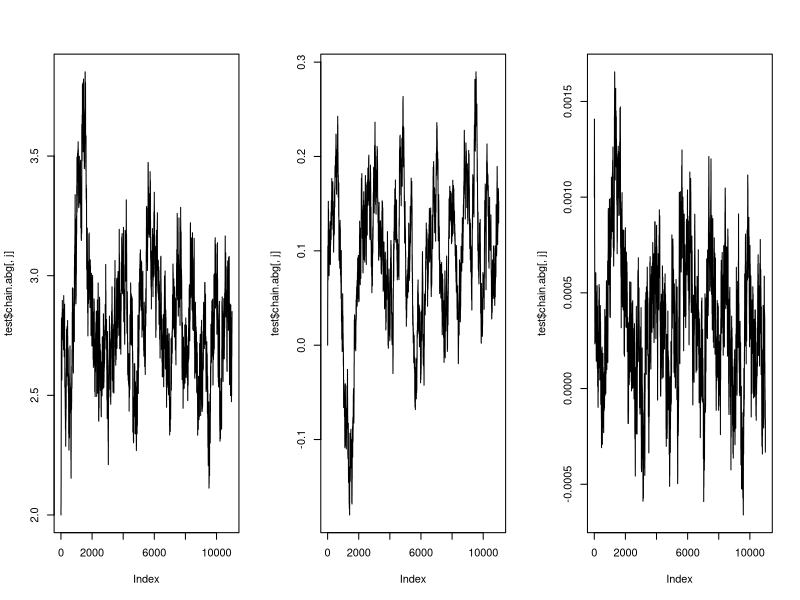
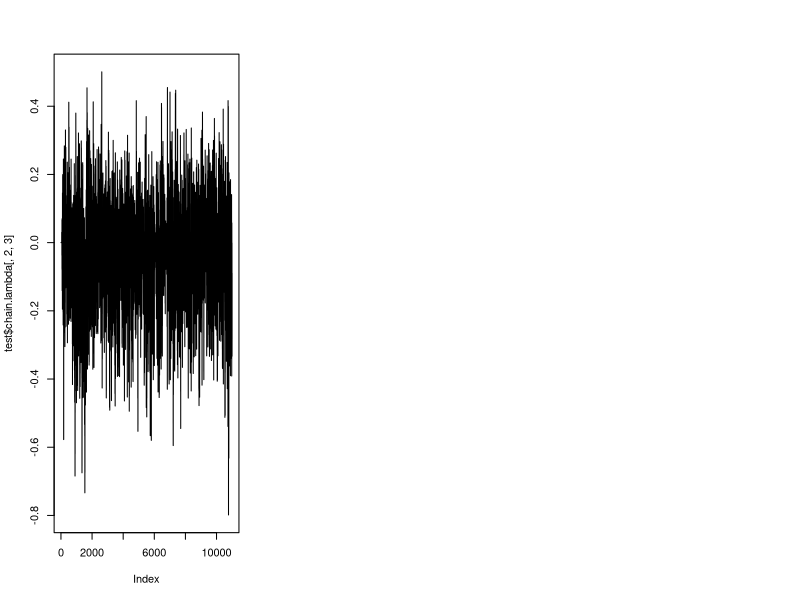
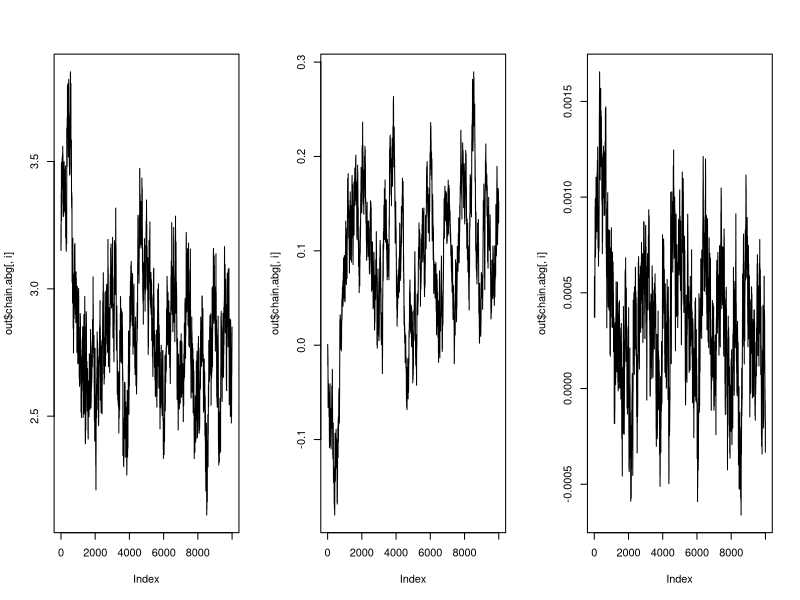
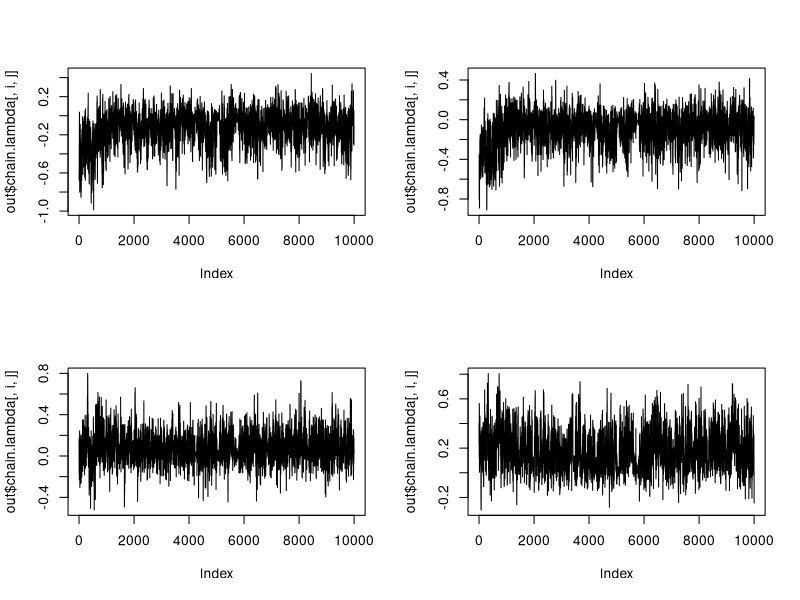
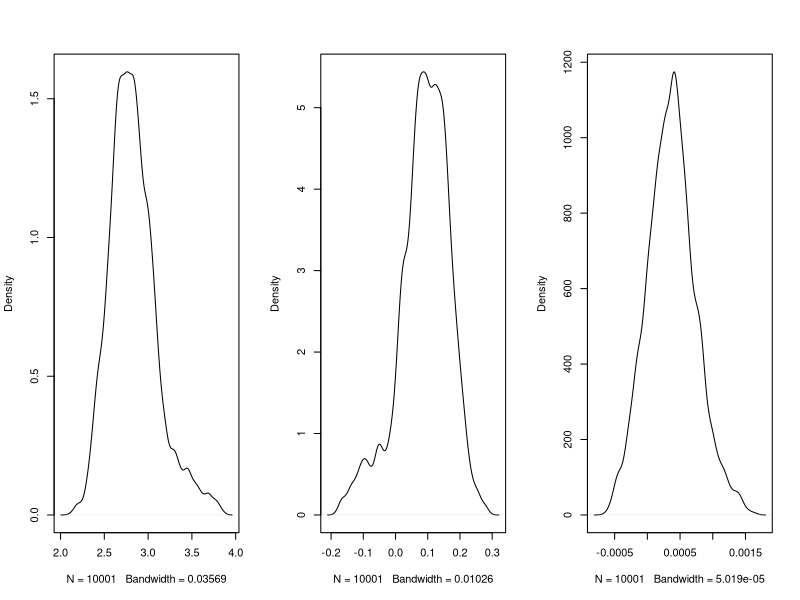
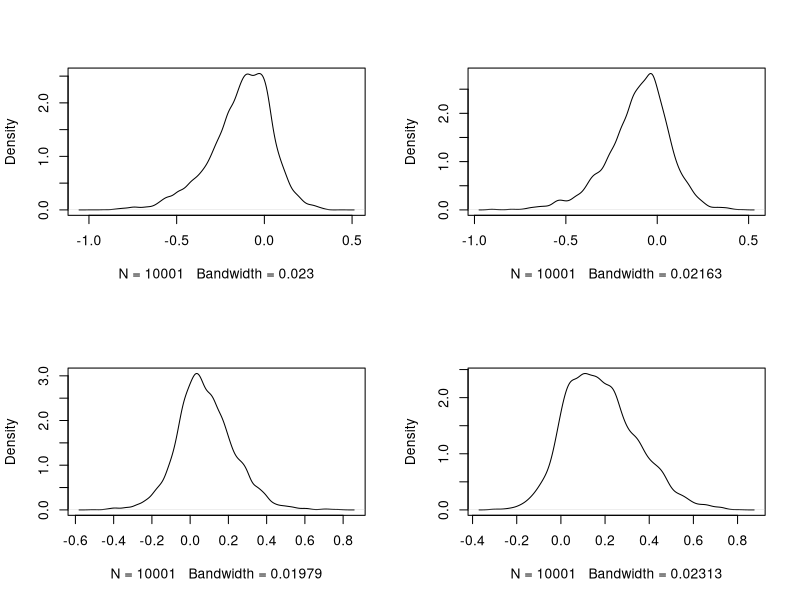
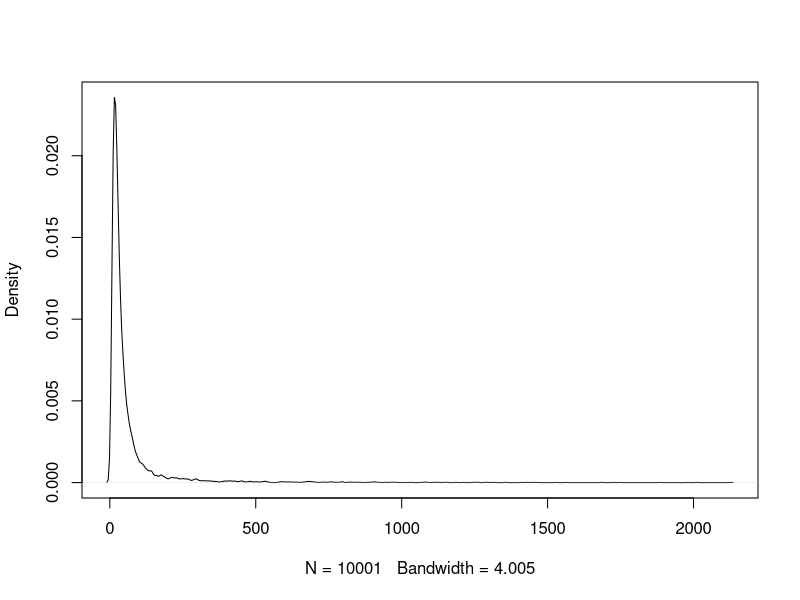
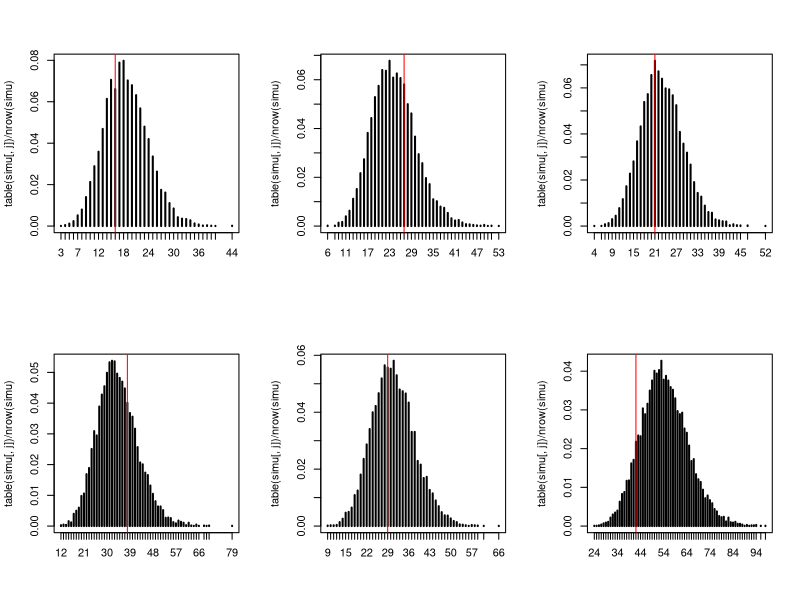

These figures' R source, in order:
#-----------------------data-----------------------

Ndoses = 6
Nplates = 3
y = matrix(c(15, 16, 16, 27, 33, 20, 21, 18, 26, 41, 38, 27, 29, 
             21, 33, 60, 41, 42), ncol = 3, byrow = TRUE)
x = c(0, 10, 33, 100, 333, 1000)

#--------------------------MH------------------------

mu_fn=function(alpha, beta, gamma, x, lambda){
  log.mu = alpha + beta * log(x+10) + gamma*x + lambda
  return(exp(log.mu))
}

salm <- function(nchain, init.abg,init.lambda, init.tau,
                 prop.sd.abg, prop.sd.lambda){
  
  chain.abg = matrix(NA, nchain+1, Nplates)
  colnames(chain.abg) = c('alpha', 'beta', 'gamma')
  
  chain.lambda = array(NA, dim = c(nchain+1, Ndoses, Nplates))  
  ##attention : 1 : nb de lignes
  ## 2 : nb de colonne , 3 : nb de matrices
  
  chain.tau = matrix(NA, nchain+1, 1)
  colnames(chain.tau) = "tau"
  
  #init 
  chain.abg[1,] = init.abg
  chain.lambda[1,,1] = init.lambda[,1]
  chain.lambda[1,,2] = init.lambda[,2]
  chain.lambda[1,,3] = init.lambda[,3]
  #init.lambda doit 
  #etre une matrice de taille Ndoses*Nplates
  chain.tau[1] = init.tau
  
  tau_0 = 10^-6
  
  acc_rates.abg = rep(0, 3)
  acc_rates.lambda = matrix(0, nrow = 6, ncol = 3)

  for (iter in 1:nchain){
    current.abg = chain.abg[iter, ]
    current.lambda = chain.lambda[iter,,]
    current.tau = chain.tau[iter, ]
    
    mu = mu_fn(current.abg[1], current.abg[2], current.abg[3], x, current.lambda)
    
    # MAJ alpha beta gamma
    for(p in 1:3){
      prop = current.abg
      prop[p] = rnorm(1, current.abg[p], prop.sd.abg[p])
      
      mu_prop = mu_fn(prop[1], prop[2], prop[3], x, current.lambda)
      
      top = dnorm(prop[p], 0, sqrt(1/tau_0), log=TRUE)+
        sum(dpois( y, mu_prop, log=TRUE))
      
      bottom = dnorm(current.abg[p], 0, sqrt(1/tau_0), log=TRUE) + 
        sum( dpois( y, mu, log=TRUE))
      
      acc_prob.abg <- exp(top - bottom)
      
      if (runif(1) < acc_prob.abg){
        current.abg[p] <- prop[p]
        mu = mu_prop
        acc_rates.abg[p] = acc_rates.abg[p] + 1
      }
    }
    
    #MAJ tau
    update_shape = 10^-3 + Ndoses*Nplates/2 
    update_rate = sum(colSums(current.lambda^2))/2 + 10^-3
    current.tau = rgamma(1, shape = update_shape, rate = update_rate)
    
    #MAJ lambda
    for (i in 1:Ndoses){
      for(j in 1:Nplates){
        prop = current.lambda
        
        prop[i,j] = rnorm(1, current.lambda[i,j], prop.sd.lambda)
        
        mu_prop =  mu_fn(current.abg[1], current.abg[2], 
                         current.abg[3],x[i] ,prop[i,j])
        
        top = dnorm(prop[i,j],0,sqrt(1/current.tau),log=TRUE)+
          dpois(y[i,j],mu_prop,log=TRUE)
        bottom = dnorm(current.lambda[i,j],0,sqrt(1/current.tau),log=TRUE)+
          dpois(y[i,j],mu[i,j],log=TRUE)
        
        acc.prop.lambda = exp(top - bottom)
        
        if(runif(1) < acc.prop.lambda){
          current.lambda = prop
          mu[i,j] = mu_prop
          acc_rates.lambda[i, j] = acc_rates.lambda[i, j] + 1
        }
      }
    }
    
    chain.tau[iter+1, ] = current.tau
    chain.abg[iter+1, ] = current.abg
    chain.lambda[iter+1,,] = current.lambda
  }

  
  return(list(chain.tau = chain.tau, chain.abg = chain.abg,
              chain.lambda = chain.lambda, acc_rates.abg = acc_rates.abg/nchain,
              acc_rates.lambda = acc_rates.lambda/nchain))
  
}


nchain = 11000
init.abg = c(2, 0, 0.001) # On ne touche plus a ça quoi qu'il arrive !!!!!!!!!
init.lambda = matrix(0, 6, 3)
init.tau = 4

prop.sd.abg = c(0.09, 0.01, 0.0001)
prop.sd.lambda = 0.2 # ça c'est pas mal on laisse !

test = salm(nchain, init.abg, init.lambda, init.tau, prop.sd.abg, prop.sd.lambda)
par(mfrow = c(1,3))
for (j in 1:3){
  plot(test$chain.abg[,j], type = 'l')
}

test$acc_rates.abg

plot(test$chain.lambda[,2,3], type = 'l')

test$acc_rates.lambda

#---------------------------Stats---------------------

## Burning
out <- list(chain.tau = test$chain.tau[-(1:1000),],
            chain.lambda = test$chain.lambda[-(1:1000),,],
            chain.abg = test$chain.abg[-(1:1000),])

## Chaines
# alpha, beta et gamma
par(mfrow = c(1, 3))
for (i in (1:3)){
  plot(out$chain.abg[,i], type = 'l', main = "")
}

# lambda (4)
par(mfrow = c(2, 2))
for (i in (1:2)){
  for (j in (1:2)){
    plot(out$chain.lambda[,i,j], type = 'l', main = "") 
  }
}

## densité
# alpha, beta et gamma
par(mfrow = c(1, 3))
for (i in (1:3)){
  plot(density(out$chain.abg[,i]), main = "")
}

# lambda
par(mfrow = c(2, 2))
for (i in (1:2)){
  for (j in 1:2){
    plot(density(out$chain.lambda[,i,j]), main = "") 
  }
}

# tau
par(mfrow = c(1, 1))
plot(density(out$chain.tau), main = "")

## Adéquation du modèle
# simulation
simu <- matrix(NA, nrow(out$chain.abg), 6)
proba <- matrix(NA, 6, 3)
for (t in 1:nrow(out$chain.abg)){
  estim.abg <- out$chain.abg[t,]
  estim.lambda <- out$chain.lambda[t,,]
  proba <- mu_fn(estim.abg[1], estim.abg[2], estim.abg[3], x, estim.lambda)
  
  simu[t,] <- rpois(6, proba)
}

par(mfrow = c(2, 3))
for (j in 1:6){
  plot(table(simu[,j]) / nrow(simu))
  abline(v = median(y[j,]), col = 'red')
}
# A l'air pas mal

## Evolution
dosage <- log(seq(0.01, 1000, length = 1000))
proba_pl1 <- matrix(NA, nrow(out$chain.abg), length(dosage))
proba_pl2 <- matrix(NA, nrow(out$chain.abg), length(dosage))
proba_pl3 <- matrix(NA, nrow(out$chain.abg), length(dosage))

for (t in 1:nrow(out$chain.abg)){
  estim.abg <- out$chain.abg[t,]
  estim.lambda_pl1 <- out$chain.lambda[t,,1]
  estim.lambda_pl2 <- out$chain.lambda[t,,2]
  estim.lambda_pl3 <- out$chain.lambda[t,,3]

  proba_pl1[t,] <- mu_fn(estim.abg[1], estim.abg[2], estim.abg[3], dosage,
                     estim.lambda_pl1)
  proba_pl2[t,] <- mu_fn(estim.abg[1], estim.abg[2], estim.abg[3], dosage,
                     estim.lambda_pl2)
  proba_pl3[t,] <- mu_fn(estim.abg[1], estim.abg[2], estim.abg[3], dosage,
                     estim.lambda_pl3)
}

# Graphiques
par(mfrow = c(1, 3))

# Plaque 1
plot(dosage, apply(proba_pl1, 2, median), col = c(1:6),
     xlab = "Dosage", ylab = "Proba de mutation")
lines(dosage, apply(proba_pl1, 2, quantile, prob = 0.025), lty = 2,
      col = "grey")
lines(dosage, apply(proba_pl1, 2, quantile, prob = 0.975), lty = 2,
      col = "grey")

# Plaque 2
plot(dosage, apply(proba_pl2, 2, median), type = "l", col = "orange",
     xlab = "Dosage", ylab = "Proba de mutation")
lines(dosage, apply(proba_pl2, 2, quantile, prob = 0.025), lty = 2,
      col = "grey")
lines(dosage, apply(proba_pl2, 2, quantile, prob = 0.975), lty = 2,
      col = "grey")

# Plaque 3
plot(dosage, apply(proba_pl3, 2, median), type = "l", col = "orange",
     xlab = "Dosage", ylab = "Proba de mutation")
lines(dosage, apply(proba_pl3, 2, quantile, prob = 0.025), lty = 2,
      col = "grey")
lines(dosage, apply(proba_pl3, 2, quantile, prob = 0.975), lty = 2,
      col = "grey")




